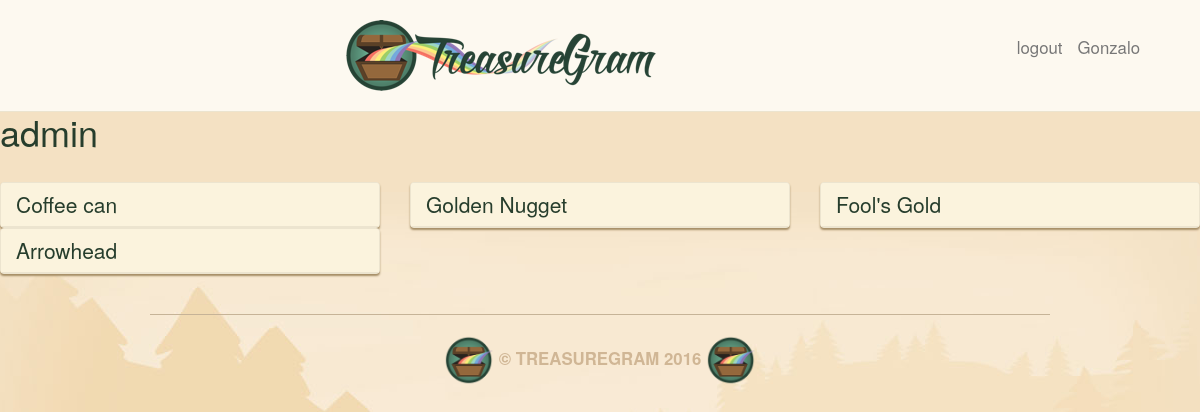
The app's page /user/admin/ (signed in) with its own data.
### main_app/models.py (models this page shows, shortened)
class Treasure(models.Model):
        user = models.ForeignKey(User)
        name = models.CharField(max_length=100)
        value = models.DecimalField(max_digits=10,
                                    decimal_places=2)
        material = models.CharField(max_length=100)
        location = models.CharField(max_length=100)
        image = models.ImageField(upload_to='treasure_images',
                                    default='media/default.png')
        likes = models.IntegerField(default=0)

### main_app/views.py (the view)
# urls.py: url(r'^user/(\w+)/$', views.profile, name = 'profile'),
def profile(request, username):
    user = User.objects.get(username = username)
    treasures = Treasure.objects.filter(user = user)
    return render(request, 'profile.html',
                    {'username':username,
                    'treasures':treasures})

### main_app/templates/profile.html
{% extends 'base.html' %}
{% load staticfiles %}
{% block content %}
<h1>{{ username }}</h1><br>
  <div class="row">
    {% for treasure in treasures %}
      <div class="col-md-4">
      <div class="treasure panel panel-default">
        <a href="/{{ treasure.id }}/">
          <div class="panel-heading">
            <h3 class="panel-title">{{ treasure.name }}</h3>
          </div>
        </a>
      </div>
      </div>
    {% endfor %}
  </div>
{% endblock %}

### main_app/templates/base.html (shortened to what this page needs)
{% load staticfiles %}
<!DOCTYPE html>
<html lang='en'>
<head>
  <link href='{% static 'css/bootstrap.min.css' %}'
        rel='stylesheet'  />
  <link href='{% static 'css/style.css' %}'
        rel='stylesheet'  />
</head>
<body>
  <nav class="navbar navbar-default navbar-static-top text-center">
    <a href="/"><img src="{% static "images/logo.png" %}"></a>
    {% if user.is_authenticated %}
      <a class="navbar-text navbar-right"
          href="{% url 'profile' user.username %}">{{ user.username }}</a>
      <a class="navbar-text navbar-right"
          href="{% url 'logout' %}">logout</a>
    {% else %}
      <a class="navbar-text navbar-right"
          href="{% url 'login' %}">login</a>
    {% endif %}
  </nav>
  <main class="cointainer cointainer--mw700">
    {% block content %}
    {% endblock %}
  </main>
  <footer class="footer container text-center" role="contentinfo">
    <img src="{% static 'images/brand-icon.png' %}" height="50" alt="">
    © TreasureGram 2016
    <img src="{% static 'images/brand-icon.png' %}" height="50" alt="">
  </footer>
</body>
</html>

### main_app/static/css/style.css (style rules this page uses)
body { background: #f3e1c5 url(../images/brand-bg.jpg) no-repeat center top; color: #263d2c; }
h1 { margin-top: 0px; }
.container { max-width: 900px; padding-top: 40px; }
.navbar { margin-bottom: 0; padding-bottom: 20px; padding-top: 20px; }
.navbar-default { background: #fdf9f0; border-color: #ece4cf; }
.navbar-right { margin-right: 5%; }
.navbar-text { font-size: 1.2em; color: #263d2c; }
.panel { background: #fff6e8; border-color: #ece4cf; box-shadow: 0 2px 2px #a58d65; }
.panel-default .panel-heading { background: #fbf3dd; border-color: #ece4cf; }
.panel-title { font-size: 1.5em; color: #263d2c; }
.footer { border-top: 1px solid #c6b397; color: #d0b695; font-weight: bold; font-size: 1.2em; margin-bottom: 20px; margin-top: 40px; padding-top: 20px; text-transform: uppercase; }
.treasure { margin-bottom: 20px; }
.treasure:last-child { margin-bottom: 0; }

### records on screen
Treasure: name "Coffee can"
Treasure: name "Golden Nugget"
Treasure: name "Fool's Gold"
Treasure: name "Arrowhead"

### other values on screen
{{ user.username }} "Gonzalo"
{{ username }} "admin"
